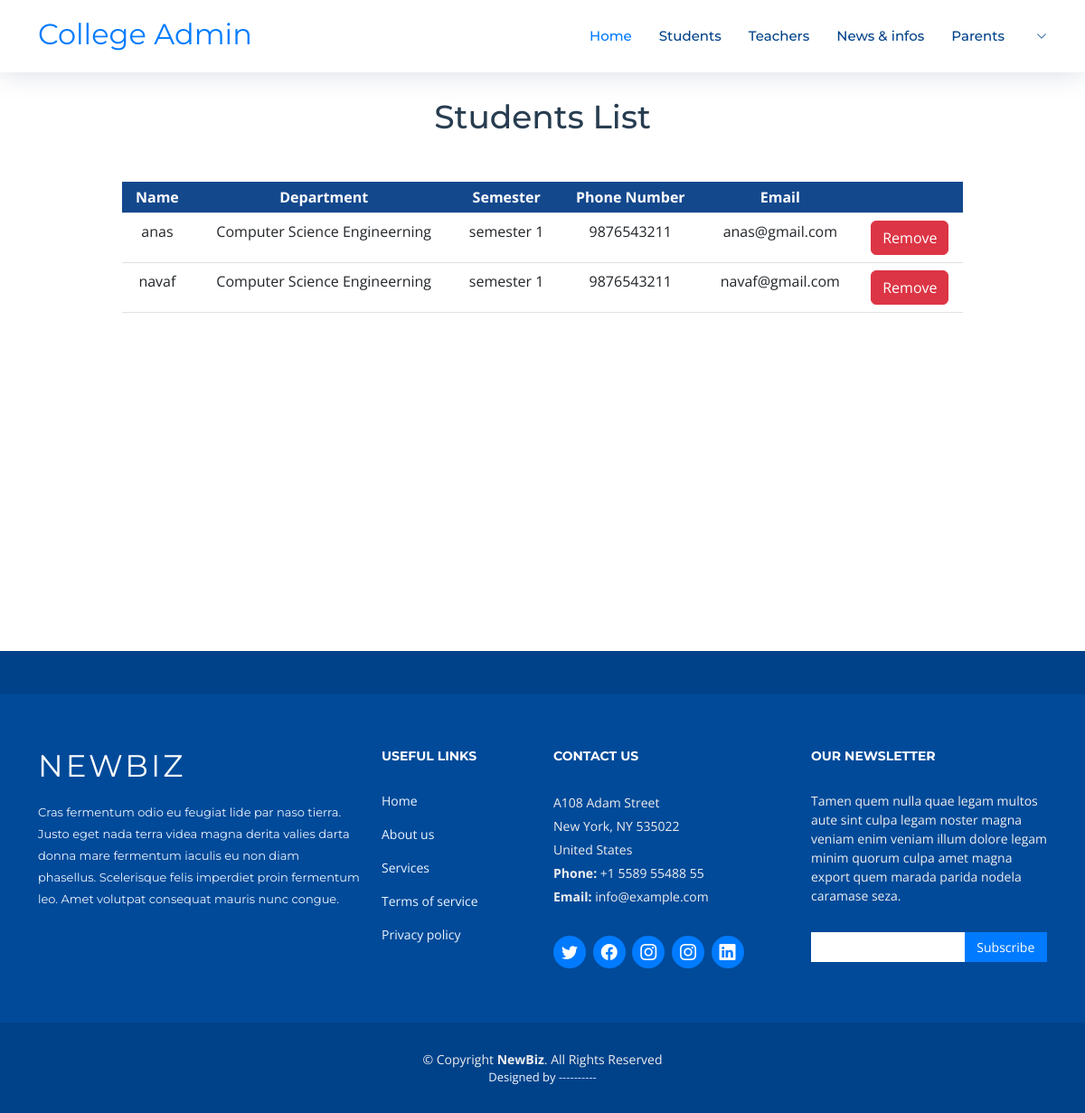
/SuperAdmin/viewStudents, run on the app's committed database.
### teacher/models.py (models this page shows)
class StudentProfile(models.Model):
    options = (
    ("Computer Science Engineerning","Computer Science Engineerning"),
    ("Electronics Engineerning","Electronics Engineerning"),
    ("Civil Engineerning","Civil Engineerning"),
    ("Mechanical Engineerning","Mechanical Engineerning"),
    ("Electrical Engineerning","Electrical Engineerning")
    )
    sems = (
        ("semester 1","semester 1"),
        ("semester 2","semester 2"),
        ("semester 3","semester 3"),
        ("semester 4","semester 4"),
        ("semester 5","semester 5"),
        ("semester 6","semester 6"),
    )
    Semester = models.CharField(max_length=255,choices=sems)
    Department = models.CharField(max_length=255,choices=options)
    Register_Number = models.CharField(max_length=255)
    Blood_Group = models.CharField(max_length=255,null=True,blank=True)
    Date_of_birth = models.DateField(blank=True)
    Phone_Number = models.IntegerField()
    Address = models.CharField(max_length=255)
    Profile_Image = models.FileField(upload_to="students")
    user = models.ForeignKey(User,on_delete=models.CASCADE,null=True,blank=True)

### admin_app/views.py (the view)
# urls.py: path("viewStudents",views.viewStudents,name="viewStudents"),
def viewStudents(request):
    students = StudentProfile.objects.all()
    return render(request,"admin/view-students.html",{"students":students})

### templates/admin/view-students.html (shortened to what this page needs)
{% extends 'admin/index.html' %}
{% block content %}
<main id="main">
    <section id="contact" class="contact">
        <div class="container" data-aos="fade-up">
            <div class="section-header mt-5">
                <h3 class="mt-5"> Students List</h3>
            </div>
            <div class="row gx-lg-0 gy-4">
                <div class="col-lg-1">
                </div>
                <div class="col-lg-10">
                    <table class="table">
                        <thead>
                            <tr>
                                <th>Name</th>
                                <th>Department</th>
                                <th>Semester</th>
                                <th>Phone Number</th>
                                <th>Email</th>
                                <th></th>
                            </tr>
                        </thead>
                        <tbody>
                            {% for t in students %}
                            <tr>
                                <td>{{t.user.first_name}}</td>
                                <td>{{t.Department}}</td>
                                <td>{{t.Semester}}</td>
                                <td>{{t.Phone_Number}}</td>
                                <td>{{t.user.email}}</td>
                                <td><a href="{% url 'removeStudent' t.user.id %}" class="btn btn-danger">Remove</a>
                                </td>
                            </tr>
                            {% endfor %}
                        </tbody>
                    </table>
                </div>
            </div>
        </div>
    </section>
</main>
{% endblock %}

### static/assets/css/style.css (style rules this page uses)
body { background: #fff; color: #444; font-family: "Open Sans", sans-serif; }
a { color: #007bff; text-decoration: none; transition: 0.5s; }
h1, h2, h3, h4, h5, h6 { font-family: "Montserrat", sans-serif; font-weight: 400; margin: 0 0 20px 0; padding: 0; }
section { overflow: hidden; }
.section-header h3 { font-size: 36px; color: #283d50; text-align: center; font-weight: 500; position: relative; }
#contact { box-shadow: 0px 0px 12px 0px rgba(0, 0, 0, 0.1); padding: 60px 0; overflow: hidden; }
#contact .section-header { padding-bottom: 30px; }

### templates/admin/view-students.html (style rules this page uses)
.table th { background: rgb(20, 72, 141); color: white; text-align: center; padding: 5px 10px; }
.table td { text-align: center; }
#contact { min-height: 90vh; }

### data on the page
StudentProfile: user.first_name "anas", Department "Computer Science Engineerning", Semester "semester 1", Phone_Number "9876543211", user.email "anas@gmail.com"
StudentProfile: user.first_name "navaf", Department "Computer Science Engineerning", Semester "semester 1", Phone_Number "9876543211", user.email "navaf@gmail.com"
